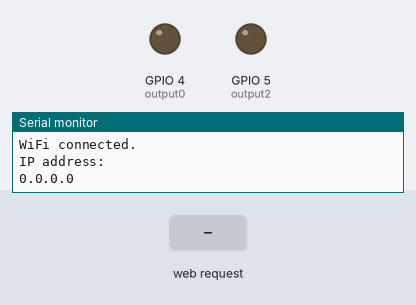
A sketch run on a simulated ESP8266 (NodeMCU). Shown: output pins drawn as LEDs (lit = HIGH), the last lines printed to the serial monitor. The inputs (shaded band) are chosen by the test bench. WiFi joins after 1.5 s; servers stay silent unless stated.

Above: at 1.2 s.
1.3 s: HTTP request GET /2/on received
At 2.4 s:
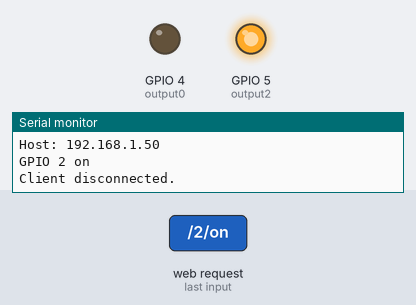
2.8 s: HTTP request GET /0/on received
At 3.5 s:
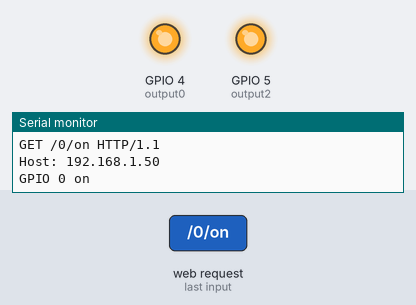
Timing chart, 0 to 5.8 s (numbered marks = the images above; inputs shaded):
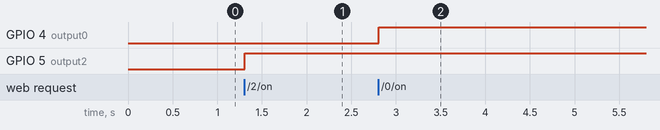

Measured:
- after the input at 1.3 s, GPIO 5 (output2): LOW → HIGH at once
- after the input at 2.8 s, GPIO 4 (output0): LOW → HIGH at once

The sketch:

WebServer.ino
```cpp
/*********
  Lalit Chilka
*********/

// Load Wi-Fi library
#include <ESP8266WiFi.h>

// Replace with your network credentials
//const char* ssid     = "eldro-ac";
//const char* password = "Test2017";

// Set web server port number to 80
WiFiServer server(80);
IPAddress IP(192,168,4,15);
IPAddress mask(255, 255, 255, 0);

// Variable to store the HTTP request
String header;

// Auxiliar variables to store the current output state
String output2State = "off";
String output0State = "off";
String flag = "false";

// Assign output variables to GPIO pins
const int output2 = 5;
const int output0 = 4;

// Current time
unsigned long currentTime = millis();
// Previous time
unsigned long previousTime = 0;
// Define timeout time in milliseconds (example: 2000ms = 2s)
const long timeoutTime = 2000;

void setup() {
  Serial.begin(115200);
  //Serial.println("");
  //Serial.println("Hi...");
  // Initialize the output variables as outputs
  pinMode(output2, OUTPUT);
  pinMode(output0, OUTPUT);
  // Set outputs to LOW
  digitalWrite(output2, LOW);
  digitalWrite(output0, LOW);

  // Connect to Wi-Fi network with SSID and password
  //Serial.print("Connecting to ");
  //Serial.println(ssid);
  //WiFi.begin(ssid, password);
  //while (WiFi.status() != WL_CONNECTED) {
  //  delay(500);
  //  Serial.print(".");
  //}

  // Create WiFi access point
  WiFi.mode(WIFI_AP);
  WiFi.softAP("SMSModule", "Eldro#24", 1, 1);
  WiFi.softAPConfig(IP, IP, mask);
  server.begin();

  // Print local IP address and start web server
  Serial.println("");
  Serial.println("WiFi connected.");
  Serial.println("IP address: ");
  Serial.println(WiFi.localIP());
  server.begin();
}

void loop(){
  WiFiClient client = server.available();   // Listen for incoming clients

  if (client) {                             // If a new client connects,
    Serial.println("New Client.");          // print a message out in the serial port
    String currentLine = "";                // make a String to hold incoming data from the client
    currentTime = millis();
    previousTime = currentTime;
    while (client.connected() && currentTime - previousTime <= timeoutTime) { // loop while the client's connected
      currentTime = millis();
      if (client.available()) {             // if there's bytes to read from the client,
        char c = client.read();             // read a byte, then
        Serial.write(c);                    // print it out the serial monitor
        header += c;
        if (c == '\n') {                    // if the byte is a newline character
          // if the current line is blank, you got two newline characters in a row.
          // that's the end of the client HTTP request, so send a response:
          if (currentLine.length() == 0) {
            // HTTP headers always start with a response code (e.g. HTTP/1.1 200 OK)
            // and a content-type so the client knows what's coming, then a blank line:
            client.println("HTTP/1.1 200 OK");
            client.println("Content-type:text/html");
            client.println("Connection: close");
            client.println();

            // turns the GPIOs on and off
            if (header.indexOf("GET /2/on") >= 0) {
              Serial.println("GPIO 2 on");
              output2State = "on";
              digitalWrite(output2, HIGH);
            } else if (header.indexOf("GET /2/off") >= 0) {
              Serial.println("GPIO 2 off");
              output2State = "off";
              digitalWrite(output2, LOW);
            } else if (header.indexOf("GET /0/on") >= 0) {
              Serial.println("GPIO 0 on");
              output0State = "on";
              digitalWrite(output0, HIGH);
            } else if (header.indexOf("GET /0/off") >= 0) {
              Serial.println("GPIO 0 off");
              output0State = "off";
              digitalWrite(output0, LOW);
            } else if (header.indexOf("GET /0/reset/on") >= 0) {
              Serial.println("GPIO 0 on");
              output0State = "on";
              digitalWrite(output0, LOW);
            } else if (header.indexOf("GET /0/reset/off") >= 0) {
              Serial.println("GPIO 0 off");
              output0State = "off";
              digitalWrite(output0, LOW);
            }

            // Display the HTML web page
            client.println("<!DOCTYPE html><html>");
            client.println("<head><meta name=\"viewport\" content=\"width=device-width, initial-scale=1\">");
            client.println("<link rel=\"icon\" href=\"data:,\">");
            // CSS to style the on/off buttons
            // Feel free to change the background-color and font-size attributes to fit your preferences
            client.println("<style>html { font-family: Helvetica; display: inline-block; margin: 0px auto; text-align: center;}");
            client.println(".button { background-color: #195B6A; border: none; color: white; padding: 16px 40px;");
            client.println("text-decoration: none; font-size: 30px; margin: 2px; cursor: pointer;}");
            client.println(".button2 {background-color: #77878A;}</style></head>");

            // Web Page Heading
            client.println("<body><h1>ELDRO PKP</h1>");

            // Display current state, and ON/OFF buttons for GPIO 2
            //client.println("<p>GPIO 2 - State " + output2State + "</p>");
            // If the output2State is off, it displays the ON button
            //if (output2State=="off") {
              //client.println("<p><a href=\"/2/on\"><button class=\"button\">ON</button></a></p>");
            //} else {
             // client.println("<p><a href=\"/2/off\"><button class=\"button button2\">OFF</button></a></p>");
            //}

            // Display current state, and ON/OFF buttons for GPIO 0
            //client.println("<p>GPIO 0 - State " + output0State + "</p>");
            // If the output0State is off, it displays the ON button
            //if (output0State=="off") {
              //client.println("<p><a href=\"/0/on\"><button class=\"button\">ON</button></a></p>");
              //client.println("<p><a href=\"/0/reset/on\"><button class=\"button\">ON</button></a></p>");
            //} //else {
              //client.println("<p><a href=\"/0/off\"><button class=\"button button2\">OFF</button></a></p>");
              //client.println("<p><a href=\"/0/reset/off\"><button class=\"button button2\">OFF</button></a></p>");
            //}
            //For reset button
            //client.println("<p>GPIO 0 - State " + output0State + "</p>");
            if (output0State=="off") {
              client.println("<p>Komputer Włączony" + output0State + "</p>");
              client.println("<p><a href=\"/0/reset/on\"><button class=\"button\">Restart</button></a></p>");
            } else
            {
              client.println("<h2>Restart Komputer...</h2>");
              delay(5000);
              //client.println("<link rel=\"icon\" href=\"data:,\">");
              client.println("<h2>Komputer został zrestartowany</h2>");
              client.println("<p><a href=\"/0/reset/off\"><button class=\"button button2\">OK</button></a></p>");
            }

            //else {
              //client.println("<p><a href=\"/0/reset/off\"><button class=\"button button2\">OFF</button></a></p>");
              //delay(5000);
              //client.println("<p><a href=\"/0/reset/on\"><button class=\"button\">ON</button></a></p>");
              //output0State = "off";
            //}

            client.println("</body></html>");

            // The HTTP response ends with another blank line
            client.println();
            // Break out of the while loop
            break;
          } else { // if you got a newline, then clear currentLine
            currentLine = "";
          }
        } else if (c != '\r') {  // if you got anything else but a carriage return character,
          currentLine += c;      // add it to the end of the currentLine
        }
      }
    }
    // Clear the header variable
    header = "";
    // Close the connection
    client.stop();
    Serial.println("Client disconnected.");
    Serial.println("");
  }
}
```
